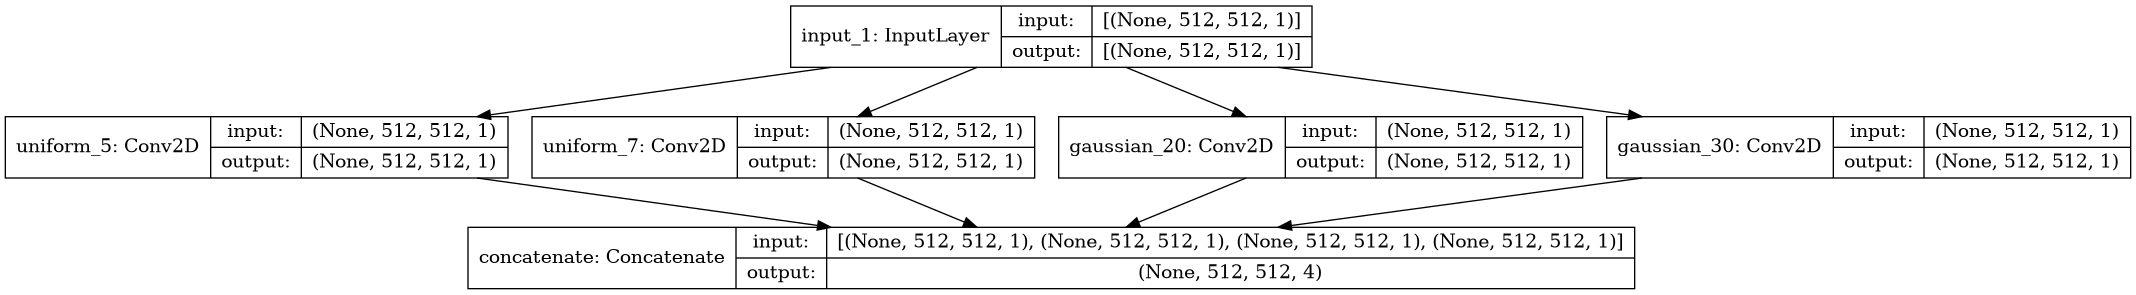

The Python source for this figure:
import os
from tensorflow.python.keras.layers import Input
from tensorflow.python.keras.layers.convolutional import Conv2D
from tensorflow.python.keras.models import Model, save_model
from tensorflow.python.keras.models import load_model
from tensorflow.python.keras.layers import concatenate
from tensorflow.python.keras.utils import plot_model
import numpy as np
from math import exp

def make_lpf():
    input = Input( (None, None, 1) )
    uniform_5_ = Conv2D( 1, kernel_size=(5,5), activation='linear', strides=(1,1), padding='same', name='uniform_5', use_bias=False, trainable=False )
    uniform_5 = uniform_5_( input )
    uniform_7_ = Conv2D( 1, kernel_size=(7,7), activation='linear', strides=(1,1), padding='same', name='uniform_7', use_bias=False, trainable=False )
    uniform_7 = uniform_7_( input )
    gaussian_20_ = Conv2D( 1, kernel_size=(33,33), activation='linear', strides=(1,1), padding='same', name='gaussian_20', use_bias=False, trainable=False )
    gaussian_20 = gaussian_20_( input )
    gaussian_30_ = Conv2D( 1, kernel_size=(33,33), activation='linear', strides=(1,1), padding='same', name='gaussian_30', use_bias=False, trainable=False )
    gaussian_30 = gaussian_30_( input )
    output = concatenate( [uniform_5, uniform_7, gaussian_20, gaussian_30] )
    return Model( input, output )

def kernel_uniform( size ):
    kernel = np.ones( (size, size) ) / ( size*size )
    kernel = kernel.reshape( (size, size, 1, 1) )
    return kernel

def kernel_gaussian( sigma ):
    kernel = np.zeros( (33, 33) )
    for r in range( 33 ):
        for c in range( 33 ):
            kernel[r][c] = exp( -((r-16)^2+(c-16)^2)/(sigma+sigma) )
    kernel /= np.sum( kernel )
    kernel = kernel.reshape( (33, 33, 1, 1) )
    return kernel

def merge_model( denoising_model_path ):
    #make lpf
    lpf_model = make_lpf()
    lpf_model.get_layer('uniform_5').set_weights([kernel_uniform(5),])
    lpf_model.get_layer('uniform_7').set_weights([kernel_uniform(7),])
    lpf_model.get_layer('gaussian_20').set_weights([kernel_gaussian(20),])
    lpf_model.get_layer('gaussian_30').set_weights([kernel_gaussian(30),])
    lpf_model.save( './lpf.model' )

    denoising_model = load_model( denoising_model_path )

    input = Input( (None, None, 1) )
    lpf = lpf_model( input )
    denoising = denoising_model( lpf )

    merged_model = Model( input, denoising )
    merged_model.save( '/data/model/saved_model/denoiser_merged_13_any_size.model' )
    merged_model.save_weights( '/data/model/saved_model/denoiser_merged_13_any_size.weight' )

if __name__ == '__main__':
    lpf_model = make_lpf()
    lpf_model.summary()
    plot_model(lpf_model, 'lpf_model.png', show_shapes=True, rankdir='TB')

